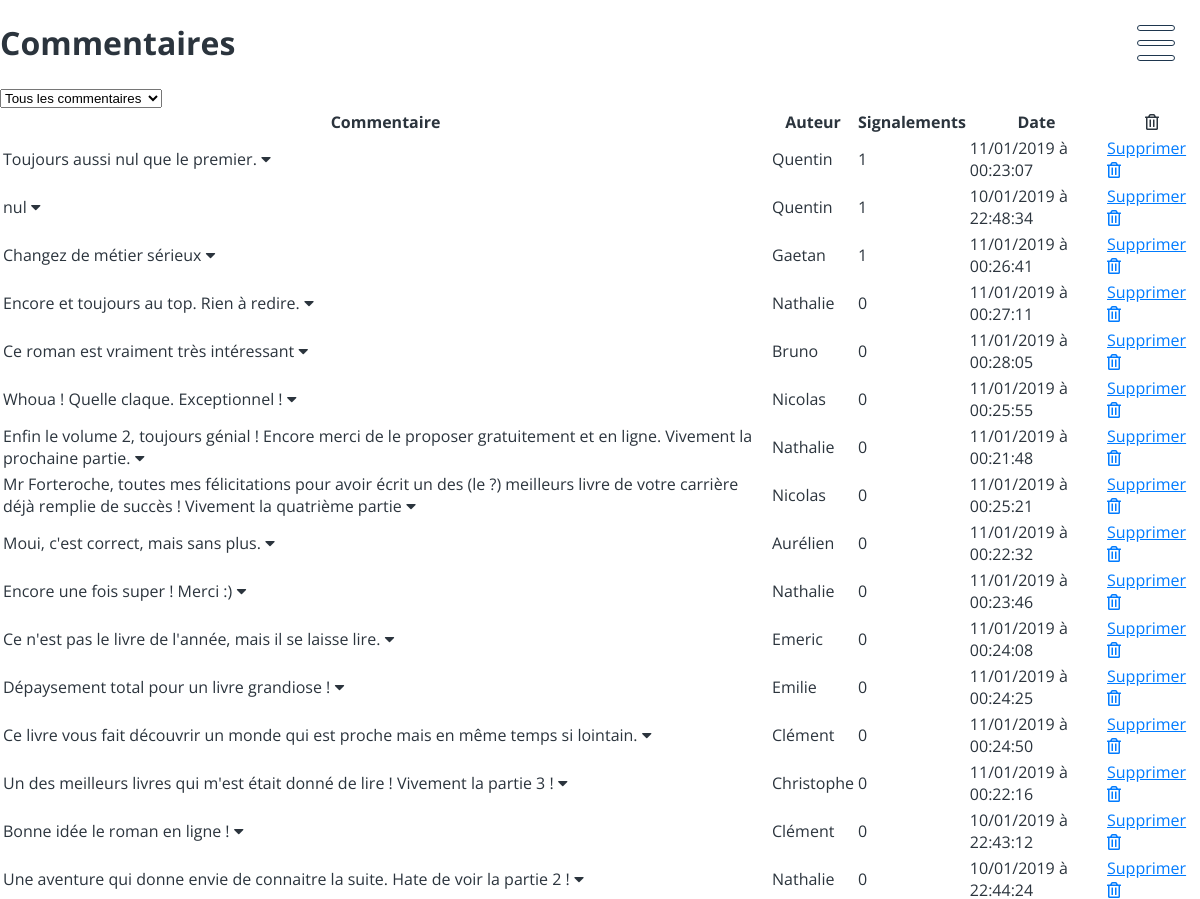
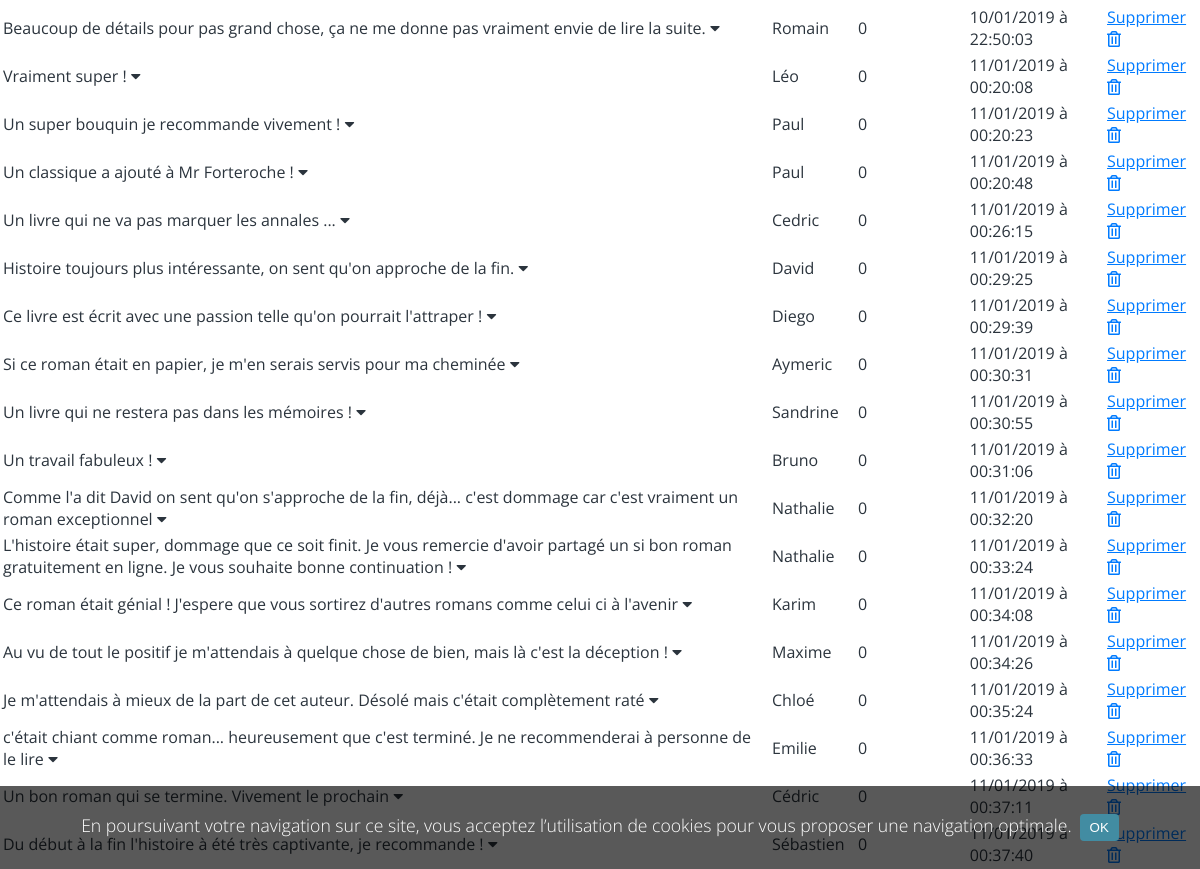
Page /index.php?action=listComments (signed in) on the committed database (2 pictures, top to bottom).
### tables this page shows
CREATE TABLE IF NOT EXISTS `comments` (
  `id` int(11) NOT NULL AUTO_INCREMENT,
  `content` text NOT NULL,
  `author` varchar(100) NOT NULL,
  `post_id` int(11) NOT NULL,
  `nb_reports` int(11) NOT NULL DEFAULT '0',
  `creation_date` timestamp NOT NULL DEFAULT CURRENT_TIMESTAMP,
  PRIMARY KEY (`id`)
);

### index.php (called while the page is built, shortened)
<?php
require_once "Autoloader.php";
$namespace = '\ClementPatigny\Controller\\';
if (isset($_GET['action']) && !empty($_GET['action'])) {
    $action = $_GET['action'];
} else {
    $action = 'listPosts';
    $controller = $namespace . 'PostsController';
}
$controller = new $controller();
$controller->$action();

### model/CommentsManager.php (called while the page is built, shortened)
<?php
class CommentsManager extends Manager {
    public function getComments() {
        $db = $this->connectDb();
        $q = $db->prepare('SELECT * FROM comments ORDER BY nb_reports DESC');
        $q->execute();
        $comments = [];
        while ($comment = $q->fetch()) {
            $commentFeatures = [
                'content' => $comment['content'],
                'author' => $comment['author'],
                'id' => $comment['id'],
                'nbReports' => $comment['nb_reports'],
                'creationDate' => $comment['creation_date']
            ];
            $comments[] = new Comment($commentFeatures);
        }
        return $comments;
    }
}

### Autoloader.php (called while the page is built, shortened)
<?php
class Autoloader {
    static function autoload($class) {
        $class = str_replace('ClementPatigny\\', '', $class);
        $class = str_replace('\\', '/', $class);
        $class = lcfirst($class) . '.php';
    }
}

### model/Comment.php (called while the page is built, shortened)
<?php
class Comment {
    private $_author;
    private $_content;
    private $_id;
    private $_nbReports;
    private $_creationDate;
    public function hydrate($comment) {
        foreach($comment as $key => $value) {
            $setter = 'set' . ucfirst($key);
        }
    }
    public function setAuthor($author) {
        $this->_author = $author;
    }
    public function setContent($content) {
        $this->_content = $content;
    }
    public function setId($id) {
        $this->_id = $id;
    }
    public function setNbReports($nbReports) {
        $this->_nbReports = $nbReports;
    }
    public function setCreationDate($creationDate) {
        $this->_creationDate = new \datetime($creationDate);
    }
    public function getAuthor() {
        return htmlspecialchars($this->_author);
    }
    public function getContent() {
        return $this->_content;
    }
    public function getId() {
        return $this->_id;
    }
    public function getNbReports() {
        return $this->_nbReports;
    }
    public function getCreationDate($format) {
        return $this->_creationDate->format($format);
    }
}

### view/commentsAdmin.php (the view, shortened to what this page needs)
<?php if (isset($_GET['action']) && $_GET['action'] == 'listPostComments'): ?>
    <h1><?= 'Commentaires - ' . $post->getTitle() ?></h1>
<?php else: ?>
    <h1>Commentaires</h1>
<?php endif; ?>
<?php if (isset($_GET['action']) && $_GET['action'] == 'listComments'): ?>
    <select id="comments_selector">
        <option value="all_comments">Tous les commentaires</option>
    </select>
<?php endif; ?>
<table>
    <thead>
        <tr>
            <th>Commentaire</th>
            <th>Auteur</th>
            <th>Signalements</th>
            <th>Date</th>
            <th><i class="far fa-trash-alt"></i></th>
        </tr>
    </thead>
    <tbody>
        <?php foreach($comments as $comment): ?>
            <tr class="<?= ($comment->getNbReports() == 0) ? 'not_comment_report' : '' ?>">
                <td><?= preg_replace("#<p>(.+)<\/p>#U", " $1 ", $comment->getContent()) ?><i class="fas fa-caret-down"></i></td>
                <td class="author"><?= $comment->getAuthor() ?></td>
                <td class="nb_reports"><?= $comment->getNbReports() ?></td>
                <td class="date"><?= $comment->getCreationDate('d/m/Y à H:i:s') ?></td>
                <td><a href="index.php?action=deleteComment&commentId=<?= $comment->getId() ?>" class="delete">Supprimer <i class="far fa-trash-alt"></i></a></td>
            </tr>
        <?php endforeach; ?>
    </tbody>
</table>

### controller/AppController.php (shortened to what this page needs)
<?php
class AppController {
    public function render(array $views, $variables = []) {
        extract($variables);
        foreach($views as $view) {
            require_once 'view/' . $view . '.php';
        }
        require_once "view/template.php";
    }
}

### public/css/style.css (style rules this page uses)
:root { --arrow-width: 25px; --roboto: 'Roboto', sans-serif; --open-sans: 'Open Sans', sans-serif; }
body { margin: 0; font-family: var(--open-sans); color: #2b343d; }
a { color: #007bff; }

### rows in the picture
comments: content "Toujours aussi nul que le premier.", author "Quentin", nb_reports "1", creation_date "11/01/2019 à 00:23:07"
comments: content "nul", author "Quentin", nb_reports "1", creation_date "10/01/2019 à 22:48:34"
comments: content "Changez de métier sérieux", author "Gaetan", nb_reports "1", creation_date "11/01/2019 à 00:26:41"
comments: content "Encore et toujours au top. Rien à redire.", author "Nathalie", nb_reports "0", creation_date "11/01/2019 à 00:27:11"
comments: content "Ce roman est vraiment très intéressant", author "Bruno", nb_reports "0", creation_date "11/01/2019 à 00:28:05"
comments: content "Whoua ! Quelle claque. Exceptionnel !", author "Nicolas", nb_reports "0", creation_date "11/01/2019 à 00:25:55"
comments: content "Enfin le volume 2, toujours génial ! Encore merci de le proposer gratuitement et en ligne. Vivement la prochaine partie.", author "Nathalie", nb_reports "0", creation_date "11/01/2019 à 00:21:48"
comments: content "Mr Forteroche, toutes mes félicitations pour avoir écrit un des (le ?) meilleurs livre de votre carrière déjà remplie de succès ! Vivement la quatrième partie", author "Nicolas", nb_reports "0", creation_date "11/01/2019 à 00:25:21"
comments: content "Moui, c'est correct, mais sans plus.", author "Aurélien", nb_reports "0", creation_date "11/01/2019 à 00:22:32"
comments: content "Encore une fois super ! Merci :)", author "Nathalie", nb_reports "0", creation_date "11/01/2019 à 00:23:46"
comments: content "Ce n'est pas le livre de l'année, mais il se laisse lire.", author "Emeric", nb_reports "0", creation_date "11/01/2019 à 00:24:08"
comments: content "Dépaysement total pour un livre grandiose !", author "Emilie", nb_reports "0", creation_date "11/01/2019 à 00:24:25"
comments: content "Ce livre vous fait découvrir un monde qui est proche mais en même temps si lointain.", author "Clément", nb_reports "0", creation_date "11/01/2019 à 00:24:50"
comments: content "Un des meilleurs livres qui m'est était donné de lire ! Vivement la partie 3 !", author "Christophe", nb_reports "0", creation_date "11/01/2019 à 00:22:16"
comments: content "Bonne idée le roman en ligne !", author "Clément", nb_reports "0", creation_date "10/01/2019 à 22:43:12"
comments: content "Une aventure qui donne envie de connaitre la suite. Hate de voir la partie 2 !", author "Nathalie", nb_reports "0", creation_date "10/01/2019 à 22:44:24"
comments: content "Beaucoup de détails pour pas grand chose, ça ne me donne pas vraiment envie de lire la suite.", author "Romain", nb_reports "0", creation_date "10/01/2019 à 22:50:03"
comments: content "Vraiment super !", author "Léo", nb_reports "0", creation_date "11/01/2019 à 00:20:08"
comments: content "Un super bouquin je recommande vivement !", author "Paul", nb_reports "0", creation_date "11/01/2019 à 00:20:23"
comments: content "Un classique a ajouté à Mr Forteroche !", author "Paul", nb_reports "0", creation_date "11/01/2019 à 00:20:48"
comments: content "Un livre qui ne va pas marquer les annales ...", author "Cedric", nb_reports "0", creation_date "11/01/2019 à 00:26:15"
comments: content "Histoire toujours plus intéressante, on sent qu'on approche de la fin.", author "David", nb_reports "0", creation_date "11/01/2019 à 00:29:25"
comments: content "Ce livre est écrit avec une passion telle qu'on pourrait l'attraper !", author "Diego", nb_reports "0", creation_date "11/01/2019 à 00:29:39"
comments: content "Si ce roman était en papier, je m'en serais servis pour ma cheminée", author "Aymeric", nb_reports "0", creation_date "11/01/2019 à 00:30:31"
comments: content "Un livre qui ne restera pas dans les mémoires !", author "Sandrine", nb_reports "0", creation_date "11/01/2019 à 00:30:55"
comments: content "Un travail fabuleux !", author "Bruno", nb_reports "0", creation_date "11/01/2019 à 00:31:06"
comments: content "Comme l'a dit David on sent qu'on s'approche de la fin, déjà... c'est dommage car c'est vraiment un roman exceptionnel", author "Nathalie", nb_reports "0", creation_date "11/01/2019 à 00:32:20"
comments: content "L'histoire était super, dommage que ce soit finit. Je vous remercie d'avoir partagé un si bon roman gratuitement en ligne. Je vous souhaite bonne continuation !", author "Nathalie", nb_reports "0", creation_date "11/01/2019 à 00:33:24"
comments: content "Ce roman était génial ! J'espere que vous sortirez d'autres romans comme celui ci à l'avenir", author "Karim", nb_reports "0", creation_date "11/01/2019 à 00:34:08"
comments: content "Au vu de tout le positif je m'attendais à quelque chose de bien, mais là c'est la déception !", author "Maxime", nb_reports "0", creation_date "11/01/2019 à 00:34:26"
comments: content "Je m'attendais à mieux de la part de cet auteur. Désolé mais c'était complètement raté", author "Chloé", nb_reports "0", creation_date "11/01/2019 à 00:35:24"
comments: content "c'était chiant comme roman... heureusement que c'est terminé. Je ne recommenderai à personne de le lire", author "Emilie", nb_reports "0", creation_date "11/01/2019 à 00:36:33"
comments: content "Un bon roman qui se termine. Vivement le prochain", author "Cédric", nb_reports "0", creation_date "11/01/2019 à 00:37:11"
comments: content "Du début à la fin l'histoire à été très captivante, je recommande !", author "Sébastien", nb_reports "0", creation_date "11/01/2019 à 00:37:40"
